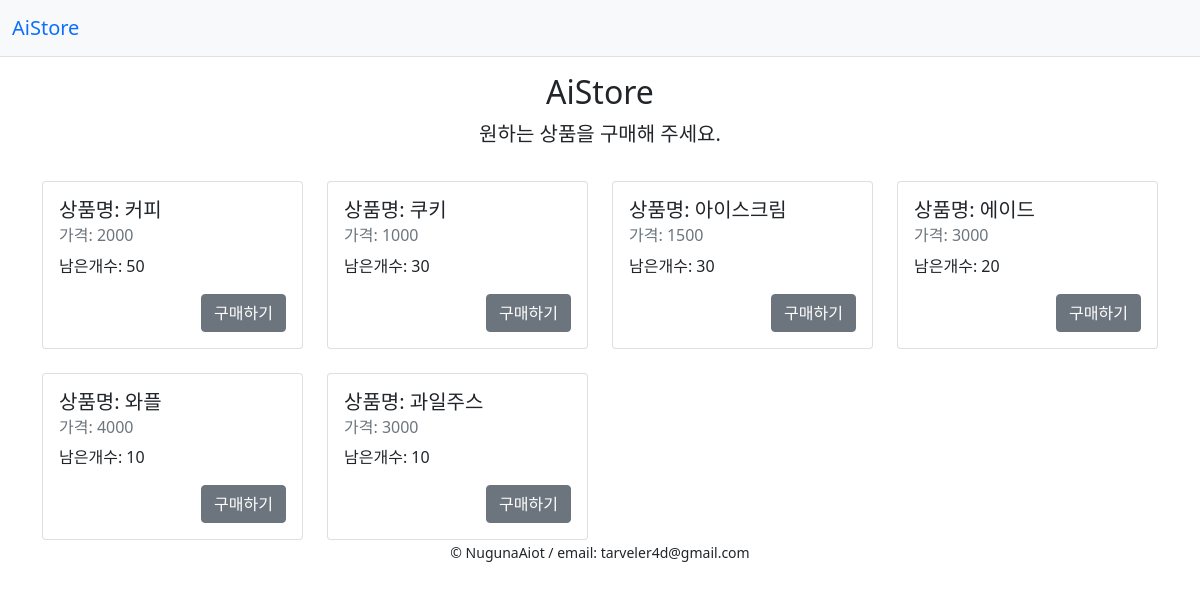
Screenshot of /board/s1 with the database file from the repository.
### aistoremodel.py (models this page shows, shortened)
class Products(Base):
    __tablename__ = 'products'
    p_id = Column(String(20), primary_key=True, unique = True)
    name = Column(String(20))
    reco_price = Column(Integer)

class Inventory(Base):
    __tablename__ = 'inventory'
    p_id = Column(String(20), ForeignKey(Products.p_id), primary_key=True, unique = True)
    count = Column(Integer)
    price = Column(Integer)
    s_id = Column(String(20), ForeignKey(AiStore.s_id), primary_key=True, unique = True) # 문자열(20), 외래키(AiStore.s_id), 주키 설정 하여 컬럼 생성
    product = relationship('Products') # products 테이블과 관계 형성되어 자동 조인(products 테이블의 주키가 인벤토리 테이블의 외래키로 설정되어있어야함)

### app.py (the view, shortened to what this page needs)
@app.route("/board/<s_id>", methods=['POST', 'GET'])
def board(s_id = 'nan'):
    if 'count' in session:
        del session['count']
    if 'buy_product' in session:
        del session['buy_product']
    alert = False
    if s_id != 'nan': # login스토어가 구매후 재접속되는 페이지
        return render_template('board.html', s_id=s_id, menu=get_menu(s_id))
    else:
        return render_template('board.html', s_id=s_id, alert=alert)

### aistoremodel.py (called while the page is built)
def get_menu(s_id): # 해당 스토어의 전체 상품 정보(재고 현황)
    sid_inv = Inventory.query.filter(Inventory.s_id == s_id).all()
    menu = []
    for inv in sid_inv:
        menu.append({ 'p_id':inv.p_id, 'p_name':inv.product.name, 'price':inv.price, 'count':inv.count })
    return menu

### app.py (called while the page is built)
@app.before_request # http요청이 들어올때마다 실행(http요청 핸드러)
def before_request():
    session.permanent = True
    app.permanent_session_lifetime = datetime.timedelta(minutes=5)
    session.modified = True

@app.teardown_request
def shutdown_session(exception=None):
    db_session.remove()

### templates/board.html
{% extends 'base.html' %}
{% block content %}
    {% if s_id == 'nan' %}
    <div class="py-3 text-center">
      <h2>스토어 시작</h2>
      <p class="lead">스토어 아이디를 입력하여 스토어를 시작하세요.</p>
    </div>
    <div class="row justify-content-center">
        <form class="col-4 p-md-5 border rounded-3 bg-light" action="/board/{{ s_id }}" method="post">
            <div class="mb-3">
                <label for="sId" class="form-label">스토어 아이디</label>
                <input type="text" class="form-control" id="sId" aria-describedby="sIdHelp" name="sId">
                <div id="sIdHelp" class="form-text">스토어 접속을 위한 아이디 입력.</div>
            </div>
            <div class="mb-3">
                <label for="sPassword" class="form-label">Password</label>
                <input type="password" class="form-control" id="sPassword" name="sPassword">
            </div>
            <button type="submit" class="btn btn-primary">Submit</button>
        </form>
    </div>
        {% if alert %}
        <div class="row mt-3 justify-content-center">
            <div class="col-4 alert alert-danger" role="alert">
                입력 정보가 유효하지 않습니다.
            </div>
        </div>
        {% endif %}
    {% else %}
    <div class="py-3 text-center">
      <h2>AiStore</h2>
      <p class="lead">원하는 상품을 구매해 주세요.</p>
    </div>
    <div class="row row-cols-1 row-cols-md-4 g-4">
        {% for p in menu %}
        <div class="col">
            <div class="card h-100">
                <div class="card-body">
                    <h5 class="card-title">상품명: {{ p.p_name }}</h5>
                    <h6 class="card-subtitle mb-2 text-muted">가격: {{ p.price }}</h6>
                    <p class="card-text">남은개수: {{ p.count }}</p>
                    <div class="text-end">
                        <a href="{{ url_for('buy', s_id = s_id, p_id = p.p_id)}}" class="btn btn-secondary">구매하기</a>
                    </div>
                </div>
            </div>
        </div>
        {% endfor %}
    </div>
    {% endif %}
{% endblock %}

### rows the page displays
Products: p_name "커피"
Inventory: price "2000"
Products: p_name "쿠키"
Inventory: price "1000"
Products: p_name "아이스크림"
Inventory: price "1500"
Products: p_name "에이드"
Inventory: price "3000"
Products: p_name "와플"
Inventory: price "4000"
Products: p_name "과일주스"
Inventory: price "3000"

### other values shown
{{ p.count }} "50" "30" "30" "20" "10" "10"
